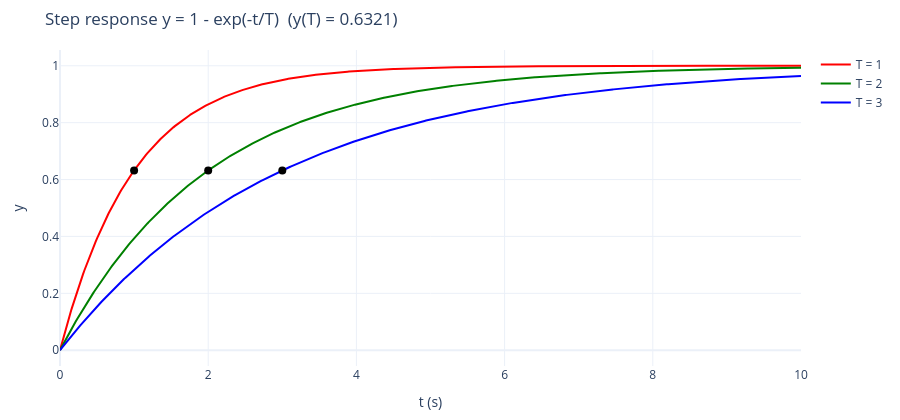

This figure's notebook cell:
### Markdown cell above
## 1. 步階響應 $T\dot y + y = u_s(t),\ y(0)=0$

解析解：$y_h = c\,e^{-t/T}$、$y_p = 1$，由 $y(0)=0$ 得 $c=-1$，所以 $y = 1 - e^{-t/T}$。

原 `order1.m`：
```matlab
t=0:0.01:10;
y1=1-exp(-t);
y2=1-exp(-1/2*t);
y3=1-exp(-1/3*t);
plot(t,y1,'r',t,y2,'g',t,y3,'b')
grid
```

### Code cell
t = np.arange(0, 10.001, 0.01)
fig = go.Figure()
for T, c in [(1, "red"), (2, "green"), (3, "blue")]:
    fig.add_scatter(x=ds(t), y=ds(1 - np.exp(-t / T)), name=f"T = {T}", line=dict(color=c))
    fig.add_scatter(x=[T], y=[1 - np.exp(-1)], mode="markers", marker=dict(color="black", size=8), showlegend=False)
show(fig, "Step response y = 1 - exp(-t/T)  (y(T) = 0.6321)", "t (s)", "y")

### Figure 1 — Plotly figure (JSON) as saved in the notebook; plotly's stock layout.template omitted (floating-point values rounded to 4 significant figures; data arrays with more than 128 entries replaced by an {"elided": "..."} marker saying what was removed)
{"data": [{"line": {"color": "red"}, "name": "T = 1", "type": "scatter", "x": {"elided": "600 float values"}, "y": {"elided": "600 float values"}}, {"marker": {"color": "black", "size": 8}, "mode": "markers", "showlegend": false, "type": "scatter", "x": [1], "y": [0.6321]}, {"line": {"color": "green"}, "name": "T = 2", "type": "scatter", "x": {"elided": "600 float values"}, "y": {"elided": "600 float values"}}, {"marker": {"color": "black", "size": 8}, "mode": "markers", "showlegend": false, "type": "scatter", "x": [2], "y": [0.6321]}, {"line": {"color": "blue"}, "name": "T = 3", "type": "scatter", "x": {"elided": "600 float values"}, "y": {"elided": "600 float values"}}, {"marker": {"color": "black", "size": 8}, "mode": "markers", "showlegend": false, "type": "scatter", "x": [3], "y": [0.6321]}], "layout": {"height": 420, "margin": {"b": 50, "l": 60, "r": 20, "t": 50}, "title": {"text": "Step response y = 1 - exp(-t/T)  (y(T) = 0.6321)"}, "xaxis": {"title": {"text": "t (s)"}}, "yaxis": {"title": {"text": "y"}}}}
